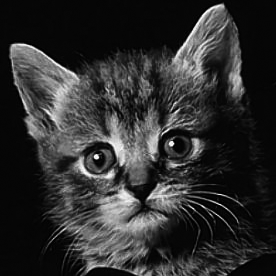
%> input picture cat.bmp, 276 x 276 px
$ octave guided.m   (GNU Octave 9; MATLAB toolbox functions it lacks are replaced by stand-ins)
%> lines starting %> are read from the running program, lines starting %| are printed output that depends on the picture
clear all; close all; clc;

% 读取图像并加入噪声
I = im2double(imread('cat.bmp'));
%> I: size 276x276 double; min 0, max 1, mean 0.184
I_noisy = imnoise(I, 'gaussian', 0, 0.01);
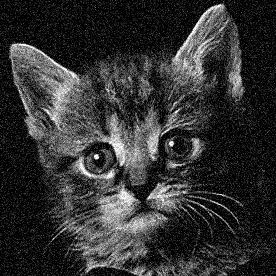
%> I_noisy: size 276x276 double; min 0, max 1, mean 0.198

% 设置guided filter参数
r = 5; % 滤波器窗口大小
eps = 0.01^2; % 正则化参数

% 用guided filter进行降噪
I_denoised = imguidedfilter(I_noisy, 'NeighborhoodSize', r, 'DegreeOfSmoothing', eps);

% 计算图像的纹理
v = I_noisy - I_denoised;
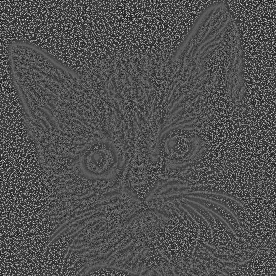
%> v: size 276x276 double; min -0.003, max 0.0064, mean -2.64e-18; drawn with min black and max white
% figure, imshow(v);

% 利用拉普拉斯算子进行高通滤波
v_lap = del2(v);
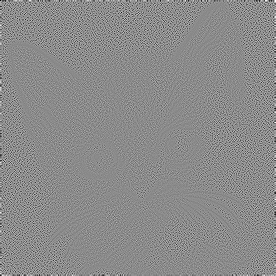
%> v_lap: size 276x276 double; min -0.00848, max 0.00706, mean -2.1e-07; drawn with min black and max white
figure, imshow(v_lap);

% 设置参数alpha和beta
alpha = 0.5;
beta = 1.5;

% 计算增强后的高频信息
v_enhanced = alpha * v_lap;

% 计算结构信息
u = I_denoised - beta * v_enhanced;

% 计算锐化后的图像
I_sharp = u + v_enhanced;

% 显示结果
figure;
subplot(1,3,1), imshow(I_noisy), title('Noisy Image');
subplot(1,3,2), imshow(I_denoised), title('Denoised Image');
subplot(1,3,3), imshow(I_sharp), title('Sharpened Image');

$ run again, with enhanced lamp.png saved as cat.bmp
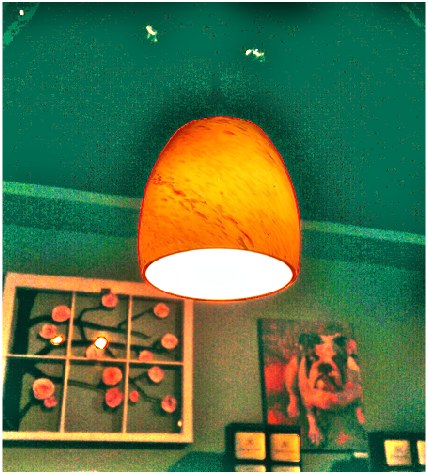
%> input picture enhanced lamp.png, 428 x 474 px
%> `v = I_noisy - I_denoised;`:
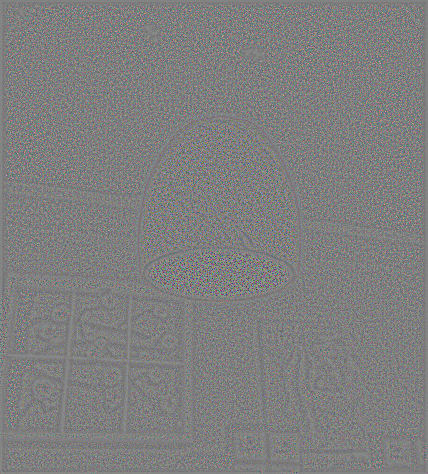
%> v: size 474x428x3 double; mean R, G, B -5.11e-18, -6.01e-18, -4.14e-18; drawn with min black and max white
%> `v_lap = del2(v);`:
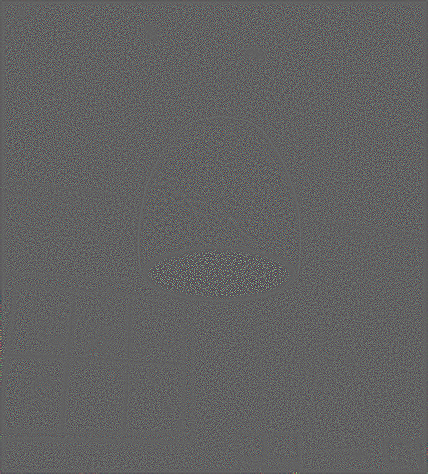
%> v_lap: size 474x428x3 double; mean R, G, B -1.78e-06, -2.73e-06, -2.47e-06; drawn with min black and max white
